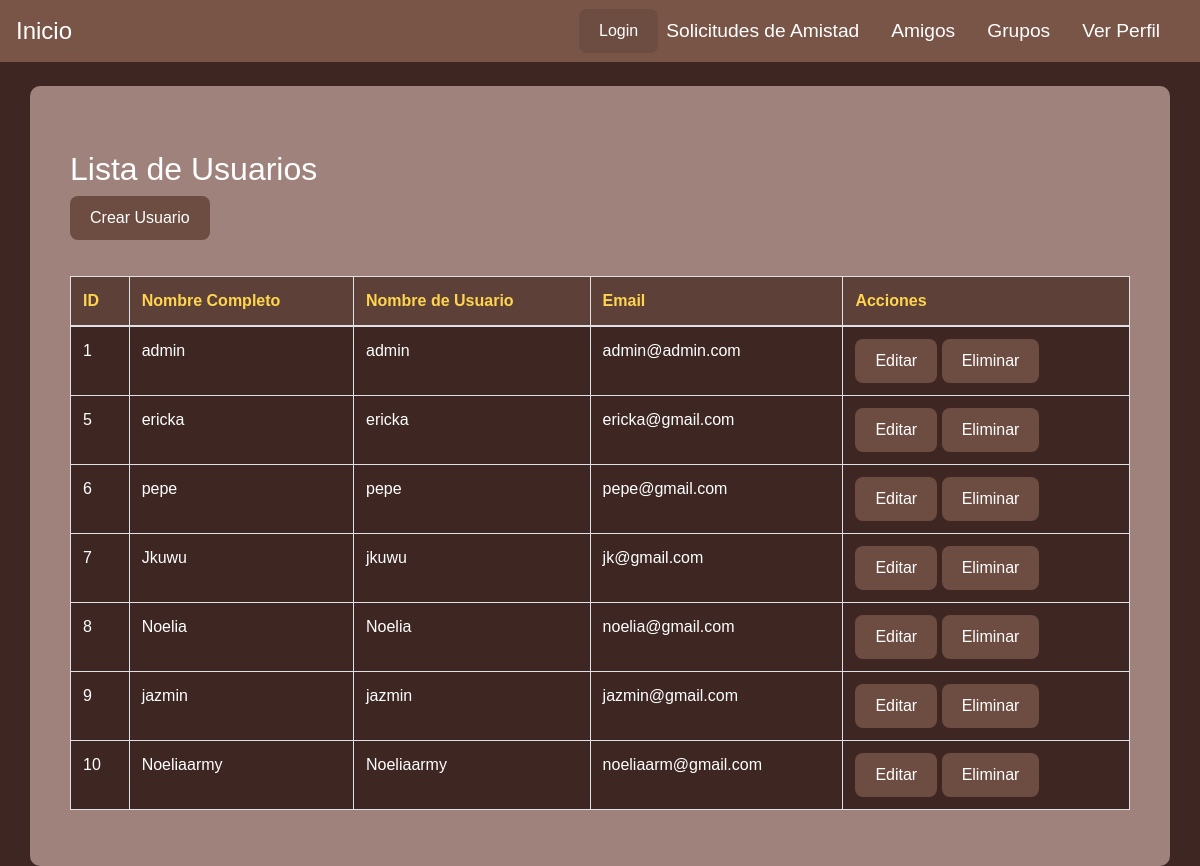
The page /inicio/usuarios/ (signed in) on the database its author committed.
### inicio/models.py (models this page shows, shortened)
class Usuario(AbstractBaseUser, PermissionsMixin):
    email = models.EmailField(unique=True)  # Email único para el usuario
    nombres = models.CharField(max_length=100)  # Nombres del usuario
    nombre_usuario = models.CharField(max_length=100, unique=True)  # Nombre de usuario único
    is_staff = models.BooleanField(default=False)  # Permite acceso al admin
    is_active = models.BooleanField(default=True)  # Marca si el usuario está activo
    last_login = models.DateTimeField(null=True, blank=True)  # Fecha del último inicio de sesión
    groups = models.ManyToManyField(
        'auth.Group',
        related_name='%(class)s_set',  # `related_name` único para este modelo
        blank=True,
        help_text='The groups this user belongs to.',
        verbose_name='groups'
    )
    user_permissions = models.ManyToManyField(
        'auth.Permission',
        related_name='%(class)s_permissions',  # `related_name` único para este modelo
        blank=True,
        help_text='Specific permissions for this user.',
        verbose_name='user permissions'
    )
    objects = UsuarioManager()  # Asigna el manager personalizado
    USERNAME_FIELD = 'email'  # Campo utilizado para el inicio de sesión
    REQUIRED_FIELDS = ['nombres', 'nombre_usuario']  # Campos requeridos al crear un superusuario

### inicio/views.py (the view)
# urls.py: path('usuarios/', views.lista_usuarios, name='lista_usuarios'),
def lista_usuarios(request):
    usuarios = Usuario.objects.all()  # Obtiene todos los usuarios
    return render(request, 'lista_usuarios.html', {'usuarios': usuarios})

### inicio/templates/lista_usuarios.html
{% extends 'base.html' %}
{% block content %}
<div class="container mt-4">
    <h2>Lista de Usuarios</h2>
    <a href="{% url 'crear_usuario' %}" class="btn btn-primary mb-3">Crear Usuario</a>
    <table class="table table-bordered">
        <thead>
            <tr>
                <th>ID</th>
                <th>Nombre Completo</th>
                <th>Nombre de Usuario</th>
                <th>Email</th>
                <th>Acciones</th>
            </tr>
        </thead>
        <tbody>
            {% for usuario in usuarios %}
            <tr>
                <td>{{ usuario.id }}</td>
                <td>{{ usuario.nombres }}</td>
                <td>{{ usuario.nombre_usuario }}</td>
                <td>{{ usuario.email }}</td>
                <td>
                    <a href="{% url 'editar_usuario' usuario.id %}" class="btn btn-warning btn-sm">Editar</a>
                    <a href="{% url 'eliminar_usuario' usuario.id %}" class="btn btn-danger btn-sm">Eliminar</a>
                </td>
            </tr>
            {% endfor %}
        </tbody>
    </table>
</div>
{% endblock %}

### static/css/style.css (style rules this page uses)
* { margin: 0; padding: 0; box-sizing: border-box; font-family: Arial, sans-serif; }
body { background-color: #3E2723; color: #fcf8f8; }
.btn { background-color: #6D4C41; color: #FFFFFF; padding: 10px 20px; border-radius: 8px; border: none; font-size: 1rem; }
.container { background-color: #a0827c; border-radius: 10px; padding: 20px; margin-top: 20px; color: #ffffff; }
table { width: 100%; border-collapse: collapse; margin: 20px 0; }
table th, table td { padding: 12px; border: 1px solid #6D4C41; text-align: left; }
table th { background-color: #5D4037; color: #FFD54F; }
table td { background-color: #3E2723; color: #FFFFFF; }

### rows shown on the page
Usuario: id "1", nombres "admin", nombre_usuario "admin", email "admin@admin.com"
Usuario: id "5", nombres "ericka", nombre_usuario "ericka", email "ericka@gmail.com"
Usuario: id "6", nombres "pepe", nombre_usuario "pepe", email "pepe@gmail.com"
Usuario: id "7", nombres "Jkuwu", nombre_usuario "jkuwu", email "jk@gmail.com"
Usuario: id "8", nombres "Noelia", nombre_usuario "Noelia", email "noelia@gmail.com"
Usuario: id "9", nombres "jazmin", nombre_usuario "jazmin", email "jazmin@gmail.com"
Usuario: id "10", nombres "Noeliaarmy", nombre_usuario "Noeliaarmy", email "noeliaarm@gmail.com"
